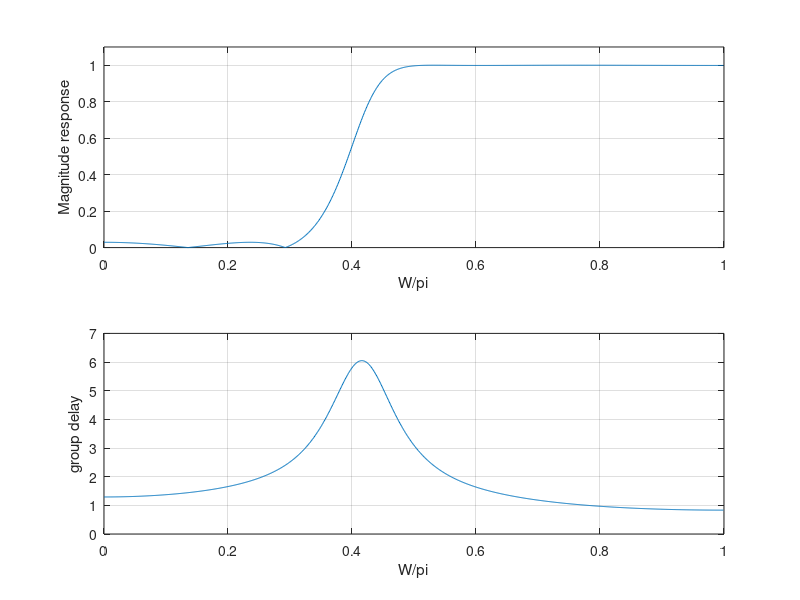

Write the MATLAB code that produced this figure. (Note: this script raises an error after producing the figure.)
% IIR 濾波器分析
% 以 filterDesigner 設計出的 4 階 IIR 係數，計算頻率響應與 group delay，並印出轉移函數 H(z)
% 輸出：振幅響應、group delay、H(z)
format long;
% 分母
Den =[1.000000000000000  -0.649546903894243   0.859609692401431  -0.195456561685657   0.071282237383512];
% 分子
Num =[0.225681883788483  -0.685207604739853   0.950644377680610  -0.685207604739853   0.225681883788483];
[H,W] = freqz(Num,Den,1000) ;
[g,w] = grpdelay(Num, Den, 1000);
figure;
subplot(211)
plot(W/pi,abs(H));
ylim([0 1.1])
xlabel('W/pi');
ylabel('Magnitude response');
grid on
subplot(212)
plot(W/pi,abs(g));
xlabel('W/pi');
ylabel('group delay');
grid on
sgtitle('IIR filter')

N_num = length(Num); 
N_den = length(Den); 
Num_str = "";
Den_str = ""; 

for i = 1:N_num
    coeff = Num(i);
    power = i - 1; % z^{-power}
    if coeff > 0 && i > 1
        Num_str = strcat(Num_str, " + "); 
    elseif coeff < 0
        Num_str = strcat(Num_str, " - "); 
    end
    Num_str = strcat(Num_str, sprintf("%.6f", abs(coeff))); % 添加係數
    if power > 0
        Num_str = strcat(Num_str, sprintf(" z^-%d", power)); % 添加z次數
    end
end
for i = 1:N_den
    coeff = Den(i);
    power = i - 1; % z^{-power}
    if coeff > 0 && i > 1
        Den_str = strcat(Den_str, " + ");
    elseif coeff < 0
        Den_str = strcat(Den_str, " - ");
    end
    Den_str = strcat(Den_str, sprintf("%.6f", abs(coeff)));
    if power > 0
        Den_str = strcat(Den_str, sprintf(" z^-%d", power));
    end
end
disp("H(z) = (" + Num_str + ") / (" + Den_str + ")");
